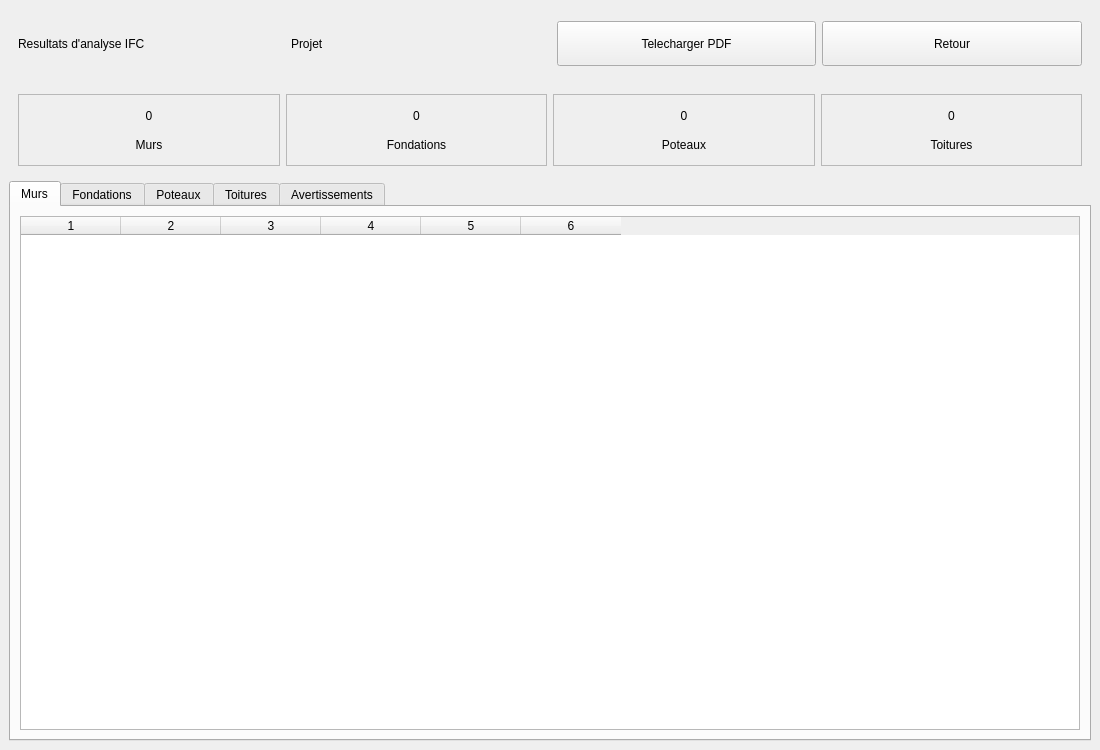
<ui version="4.0">
 <class>ResultsWindow</class>
 <widget class="QMainWindow" name="ResultsWindow">
  <property name="geometry"><rect><x>0</x><y>0</y><width>1100</width><height>750</height></rect></property>
  <property name="windowTitle"><string>BATICALC - Resultats</string></property>
  <widget class="QWidget" name="centralwidget">
   <layout class="QVBoxLayout" name="mainLayout">
    <!-- HEADER BAR -->
    <item>
     <widget class="QWidget" name="headerBar">
      <property name="minimumSize"><size><width>0</width><height>70</height></size></property>
      <layout class="QHBoxLayout" name="headerLayout">
       <item><widget class="QLabel" name="label_titre"><property name="text"><string>Resultats d'analyse IFC</string></property></widget></item>
       <item><spacer><property name="orientation"><enum>Qt::Horizontal</enum></property></spacer></item>
       <item><widget class="QLabel" name="label_nom_projet"><property name="text"><string>Projet</string></property></widget></item>
       <item>
        <widget class="QPushButton" name="btn_exporter_pdf">
         <property name="minimumSize"><size><width>180</width><height>45</height></size></property>
         <property name="text"><string>Telecharger PDF</string></property>
        </widget>
       </item>
       <item>
        <widget class="QPushButton" name="btn_retour">
         <property name="minimumSize"><size><width>120</width><height>45</height></size></property>
         <property name="text"><string>Retour</string></property>
        </widget>
       </item>
      </layout>
     </widget>
    </item>
    <!-- STATS BAR -->
    <item>
     <widget class="QWidget" name="statsBar">
      <property name="minimumSize"><size><width>0</width><height>90</height></size></property>
      <layout class="QHBoxLayout" name="statsLayout">
       <item>
        <widget class="QFrame" name="stat_murs"><property name="frameShape"><enum>QFrame::StyledPanel</enum></property>
         <layout class="QVBoxLayout">
          <item><widget class="QLabel" name="label_nb_murs"><property name="text"><string>0</string></property><property name="alignment"><set>Qt::AlignCenter</set></property></widget></item>
          <item><widget class="QLabel" name="label_nb_murs_txt"><property name="text"><string>Murs</string></property><property name="alignment"><set>Qt::AlignCenter</set></property></widget></item>
         </layout>
        </widget>
       </item>
       <item>
        <widget class="QFrame" name="stat_fondations"><property name="frameShape"><enum>QFrame::StyledPanel</enum></property>
         <layout class="QVBoxLayout">
          <item><widget class="QLabel" name="label_nb_fondations"><property name="text"><string>0</string></property><property name="alignment"><set>Qt::AlignCenter</set></property></widget></item>
          <item><widget class="QLabel" name="label_nb_fondations_txt"><property name="text"><string>Fondations</string></property><property name="alignment"><set>Qt::AlignCenter</set></property></widget></item>
         </layout>
        </widget>
       </item>
       <item>
        <widget class="QFrame" name="stat_poteaux"><property name="frameShape"><enum>QFrame::StyledPanel</enum></property>
         <layout class="QVBoxLayout">
          <item><widget class="QLabel" name="label_nb_poteaux"><property name="text"><string>0</string></property><property name="alignment"><set>Qt::AlignCenter</set></property></widget></item>
          <item><widget class="QLabel" name="label_nb_poteaux_txt"><property name="text"><string>Poteaux</string></property><property name="alignment"><set>Qt::AlignCenter</set></property></widget></item>
         </layout>
        </widget>
       </item>
       <item>
        <widget class="QFrame" name="stat_toitures"><property name="frameShape"><enum>QFrame::StyledPanel</enum></property>
         <layout class="QVBoxLayout">
          <item><widget class="QLabel" name="label_nb_toitures"><property name="text"><string>0</string></property><property name="alignment"><set>Qt::AlignCenter</set></property></widget></item>
          <item><widget class="QLabel" name="label_nb_toitures_txt"><property name="text"><string>Toitures</string></property><property name="alignment"><set>Qt::AlignCenter</set></property></widget></item>
         </layout>
        </widget>
       </item>
      </layout>
     </widget>
    </item>
    <!-- TABS -->
    <item>
     <widget class="QTabWidget" name="tabWidget">
      <widget class="QWidget" name="tab_murs">
       <attribute name="title"><string>Murs</string></attribute>
       <layout class="QVBoxLayout" name="murLayout">
        <item><widget class="QTableWidget" name="table_murs"><property name="columnCount"><number>6</number></property><property name="editTriggers"><set>QAbstractItemView::NoEditTriggers</set></property><property name="selectionBehavior"><enum>QAbstractItemView::SelectRows</enum></property><property name="alternatingRowColors"><bool>true</bool></property></widget></item>
       </layout>
      </widget>
      <widget class="QWidget" name="tab_fondations">
       <attribute name="title"><string>Fondations</string></attribute>
       <layout class="QVBoxLayout" name="fondLayout">
        <item><widget class="QTableWidget" name="table_fondations"><property name="columnCount"><number>6</number></property><property name="editTriggers"><set>QAbstractItemView::NoEditTriggers</set></property><property name="selectionBehavior"><enum>QAbstractItemView::SelectRows</enum></property><property name="alternatingRowColors"><bool>true</bool></property></widget></item>
       </layout>
      </widget>
      <widget class="QWidget" name="tab_poteaux">
       <attribute name="title"><string>Poteaux</string></attribute>
       <layout class="QVBoxLayout" name="poteauxLayout">
        <item><widget class="QTableWidget" name="table_poteaux"><property name="columnCount"><number>6</number></property><property name="editTriggers"><set>QAbstractItemView::NoEditTriggers</set></property><property name="selectionBehavior"><enum>QAbstractItemView::SelectRows</enum></property><property name="alternatingRowColors"><bool>true</bool></property></widget></item>
       </layout>
      </widget>
      <widget class="QWidget" name="tab_toitures">
       <attribute name="title"><string>Toitures</string></attribute>
       <layout class="QVBoxLayout" name="toitLayout">
        <item><widget class="QTableWidget" name="table_toitures"><property name="columnCount"><number>5</number></property><property name="editTriggers"><set>QAbstractItemView::NoEditTriggers</set></property><property name="selectionBehavior"><enum>QAbstractItemView::SelectRows</enum></property><property name="alternatingRowColors"><bool>true</bool></property></widget></item>
       </layout>
      </widget>
      <widget class="QWidget" name="tab_erreurs">
       <attribute name="title"><string>Avertissements</string></attribute>
       <layout class="QVBoxLayout" name="errLayout">
        <item><widget class="QTextEdit" name="text_erreurs"><property name="readOnly"><bool>true</bool></property></widget></item>
       </layout>
      </widget>
     </widget>
    </item>
   </layout>
  </widget>
 </widget>
 <resources/><connections/>
</ui>
